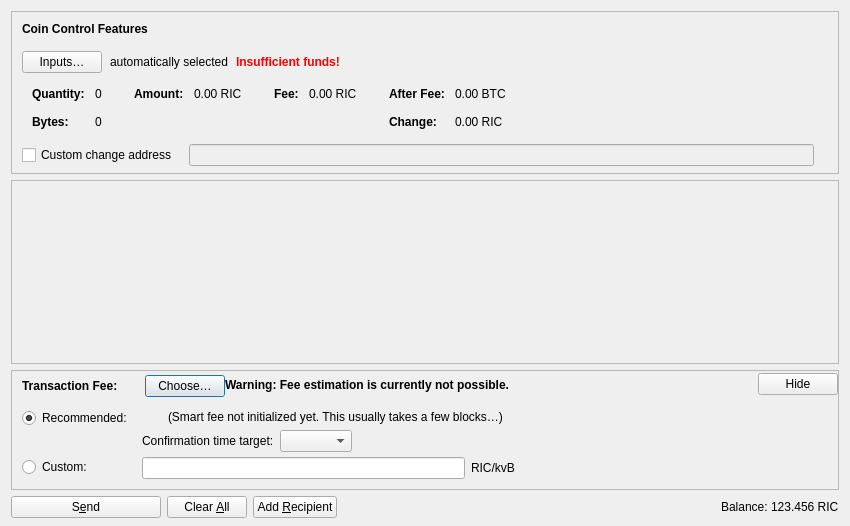
<?xml version="1.0" encoding="UTF-8"?>
<ui version="4.0">
 <class>SendCoinsDialog</class>
 <widget class="QDialog" name="SendCoinsDialog">
  <property name="geometry">
   <rect>
    <x>0</x>
    <y>0</y>
    <width>850</width>
    <height>526</height>
   </rect>
  </property>
  <property name="windowTitle">
   <string>Send Coins</string>
  </property>
  <layout class="QVBoxLayout" name="verticalLayout" stretch="0,1,0,0">
   <property name="bottomMargin">
    <number>8</number>
   </property>
   <item>
    <widget class="QFrame" name="frameCoinControl">
     <property name="sizePolicy">
      <sizepolicy hsizetype="Expanding" vsizetype="Expanding">
       <horstretch>0</horstretch>
       <verstretch>0</verstretch>
      </sizepolicy>
     </property>
     <property name="maximumSize">
      <size>
       <width>16777215</width>
       <height>16777215</height>
      </size>
     </property>
     <property name="frameShape">
      <enum>QFrame::StyledPanel</enum>
     </property>
     <property name="frameShadow">
      <enum>QFrame::Sunken</enum>
     </property>
     <layout class="QVBoxLayout" name="verticalLayoutCoinControl2">
      <property name="spacing">
       <number>0</number>
      </property>
      <property name="leftMargin">
       <number>0</number>
      </property>
      <property name="topMargin">
       <number>0</number>
      </property>
      <property name="rightMargin">
       <number>0</number>
      </property>
      <property name="bottomMargin">
       <number>6</number>
      </property>
      <item>
       <layout class="QVBoxLayout" name="verticalLayoutCoinControl" stretch="0,0,0,0,1">
        <property name="spacing">
         <number>0</number>
        </property>
        <property name="leftMargin">
         <number>10</number>
        </property>
        <property name="topMargin">
         <number>10</number>
        </property>
        <item>
         <layout class="QHBoxLayout" name="horizontalLayoutCoinControl1">
          <property name="bottomMargin">
           <number>15</number>
          </property>
          <item>
           <widget class="QLabel" name="labelCoinControlFeatures">
            <property name="sizePolicy">
             <sizepolicy hsizetype="Preferred" vsizetype="Maximum">
              <horstretch>0</horstretch>
              <verstretch>0</verstretch>
             </sizepolicy>
            </property>
            <property name="font">
             <font>
              <weight>75</weight>
              <bold>true</bold>
             </font>
            </property>
            <property name="styleSheet">
             <string notr="true">font-weight:bold;</string>
            </property>
            <property name="text">
             <string>Coin Control Features</string>
            </property>
           </widget>
          </item>
         </layout>
        </item>
        <item>
         <layout class="QHBoxLayout" name="horizontalLayoutCoinControl2" stretch="0,0,0,0">
          <property name="spacing">
           <number>8</number>
          </property>
          <property name="bottomMargin">
           <number>10</number>
          </property>
          <item>
           <widget class="QPushButton" name="pushButtonCoinControl">
            <property name="styleSheet">
             <string notr="true"/>
            </property>
            <property name="text">
             <string>Inputs…</string>
            </property>
            <property name="autoDefault">
             <bool>false</bool>
            </property>
           </widget>
          </item>
          <item>
           <widget class="QLabel" name="labelCoinControlAutomaticallySelected">
            <property name="text">
             <string>automatically selected</string>
            </property>
            <property name="margin">
             <number>5</number>
            </property>
           </widget>
          </item>
          <item>
           <widget class="QLabel" name="labelCoinControlInsuffFunds">
            <property name="font">
             <font>
              <weight>75</weight>
              <bold>true</bold>
             </font>
            </property>
            <property name="styleSheet">
             <string notr="true">color:red;font-weight:bold;</string>
            </property>
            <property name="text">
             <string>Insufficient funds!</string>
            </property>
            <property name="margin">
             <number>5</number>
            </property>
           </widget>
          </item>
          <item>
           <spacer name="horizontalSpacerCoinControl">
            <property name="orientation">
             <enum>Qt::Horizontal</enum>
            </property>
            <property name="sizeHint" stdset="0">
             <size>
              <width>40</width>
              <height>1</height>
             </size>
            </property>
           </spacer>
          </item>
         </layout>
        </item>
        <item>
         <widget class="QWidget" name="widgetCoinControl" native="true">
          <property name="sizePolicy">
           <sizepolicy hsizetype="Preferred" vsizetype="Preferred">
            <horstretch>0</horstretch>
            <verstretch>0</verstretch>
           </sizepolicy>
          </property>
          <property name="minimumSize">
           <size>
            <width>0</width>
            <height>0</height>
           </size>
          </property>
          <property name="styleSheet">
           <string notr="true"/>
          </property>
          <layout class="QHBoxLayout" name="horizontalLayoutCoinControl5">
           <property name="leftMargin">
            <number>0</number>
           </property>
           <property name="topMargin">
            <number>0</number>
           </property>
           <property name="rightMargin">
            <number>0</number>
           </property>
           <property name="bottomMargin">
            <number>0</number>
           </property>
           <item>
            <layout class="QHBoxLayout" name="horizontalLayoutCoinControl3" stretch="0,0,0,1">
             <property name="spacing">
              <number>20</number>
             </property>
             <property name="topMargin">
              <number>0</number>
             </property>
             <property name="bottomMargin">
              <number>10</number>
             </property>
             <item>
              <layout class="QFormLayout" name="formLayoutCoinControl1">
               <property name="labelAlignment">
                <set>Qt::AlignLeft|Qt::AlignVCenter</set>
               </property>
               <property name="horizontalSpacing">
                <number>10</number>
               </property>
               <property name="verticalSpacing">
                <number>14</number>
               </property>
               <property name="leftMargin">
                <number>10</number>
               </property>
               <property name="topMargin">
                <number>4</number>
               </property>
               <property name="rightMargin">
                <number>6</number>
               </property>
               <item row="0" column="0">
                <widget class="QLabel" name="labelCoinControlQuantityText">
                 <property name="font">
                  <font>
                   <weight>75</weight>
                   <bold>true</bold>
                  </font>
                 </property>
                 <property name="text">
                  <string>Quantity:</string>
                 </property>
                 <property name="margin">
                  <number>0</number>
                 </property>
                </widget>
               </item>
               <item row="0" column="1">
                <widget class="QLabel" name="labelCoinControlQuantity">
                 <property name="cursor">
                  <cursorShape>IBeamCursor</cursorShape>
                 </property>
                 <property name="contextMenuPolicy">
                  <enum>Qt::ActionsContextMenu</enum>
                 </property>
                 <property name="text">
                  <string notr="true">0</string>
                 </property>
                 <property name="margin">
                  <number>0</number>
                 </property>
                 <property name="textInteractionFlags">
                  <set>Qt::LinksAccessibleByMouse|Qt::TextSelectableByKeyboard|Qt::TextSelectableByMouse</set>
                 </property>
                </widget>
               </item>
               <item row="1" column="0">
                <widget class="QLabel" name="labelCoinControlBytesText">
                 <property name="font">
                  <font>
                   <weight>75</weight>
                   <bold>true</bold>
                  </font>
                 </property>
                 <property name="text">
                  <string>Bytes:</string>
                 </property>
                </widget>
               </item>
               <item row="1" column="1">
                <widget class="QLabel" name="labelCoinControlBytes">
                 <property name="cursor">
                  <cursorShape>IBeamCursor</cursorShape>
                 </property>
                 <property name="contextMenuPolicy">
                  <enum>Qt::ActionsContextMenu</enum>
                 </property>
                 <property name="text">
                  <string notr="true">0</string>
                 </property>
                 <property name="textInteractionFlags">
                  <set>Qt::LinksAccessibleByMouse|Qt::TextSelectableByKeyboard|Qt::TextSelectableByMouse</set>
                 </property>
                </widget>
               </item>
              </layout>
             </item>
             <item>
              <layout class="QFormLayout" name="formLayoutCoinControl2">
               <property name="horizontalSpacing">
                <number>10</number>
               </property>
               <property name="verticalSpacing">
                <number>14</number>
               </property>
               <property name="leftMargin">
                <number>6</number>
               </property>
               <property name="topMargin">
                <number>4</number>
               </property>
               <property name="rightMargin">
                <number>6</number>
               </property>
               <item row="0" column="0">
                <widget class="QLabel" name="labelCoinControlAmountText">
                 <property name="font">
                  <font>
                   <weight>75</weight>
                   <bold>true</bold>
                  </font>
                 </property>
                 <property name="text">
                  <string>Amount:</string>
                 </property>
                 <property name="margin">
                  <number>0</number>
                 </property>
                </widget>
               </item>
               <item row="0" column="1">
                <widget class="QLabel" name="labelCoinControlAmount">
                 <property name="cursor">
                  <cursorShape>IBeamCursor</cursorShape>
                 </property>
                 <property name="contextMenuPolicy">
                  <enum>Qt::ActionsContextMenu</enum>
                 </property>
                 <property name="text">
                  <string notr="true">0.00 RIC</string>
                 </property>
                 <property name="textInteractionFlags">
                  <set>Qt::LinksAccessibleByMouse|Qt::TextSelectableByKeyboard|Qt::TextSelectableByMouse</set>
                 </property>
                </widget>
               </item>
              </layout>
             </item>
             <item>
              <layout class="QFormLayout" name="formLayoutCoinControl3">
               <property name="horizontalSpacing">
                <number>10</number>
               </property>
               <property name="verticalSpacing">
                <number>14</number>
               </property>
               <property name="leftMargin">
                <number>6</number>
               </property>
               <property name="topMargin">
                <number>4</number>
               </property>
               <property name="rightMargin">
                <number>6</number>
               </property>
               <item row="0" column="0">
                <widget class="QLabel" name="labelCoinControlFeeText">
                 <property name="font">
                  <font>
                   <weight>75</weight>
                   <bold>true</bold>
                  </font>
                 </property>
                 <property name="text">
                  <string>Fee:</string>
                 </property>
                 <property name="margin">
                  <number>0</number>
                 </property>
                </widget>
               </item>
               <item row="0" column="1">
                <widget class="QLabel" name="labelCoinControlFee">
                 <property name="cursor">
                  <cursorShape>IBeamCursor</cursorShape>
                 </property>
                 <property name="contextMenuPolicy">
                  <enum>Qt::ActionsContextMenu</enum>
                 </property>
                 <property name="text">
                  <string notr="true">0.00 RIC</string>
                 </property>
                 <property name="textInteractionFlags">
                  <set>Qt::LinksAccessibleByMouse|Qt::TextSelectableByKeyboard|Qt::TextSelectableByMouse</set>
                 </property>
                </widget>
               </item>
              </layout>
             </item>
             <item>
              <layout class="QFormLayout" name="formLayoutCoinControl4">
               <property name="labelAlignment">
                <set>Qt::AlignLeft|Qt::AlignVCenter</set>
               </property>
               <property name="horizontalSpacing">
                <number>10</number>
               </property>
               <property name="verticalSpacing">
                <number>14</number>
               </property>
               <property name="leftMargin">
                <number>6</number>
               </property>
               <property name="topMargin">
                <number>4</number>
               </property>
               <property name="rightMargin">
                <number>6</number>
               </property>
               <item row="0" column="0">
                <widget class="QLabel" name="labelCoinControlAfterFeeText">
                 <property name="font">
                  <font>
                   <weight>75</weight>
                   <bold>true</bold>
                  </font>
                 </property>
                 <property name="text">
                  <string>After Fee:</string>
                 </property>
                 <property name="margin">
                  <number>0</number>
                 </property>
                </widget>
               </item>
               <item row="0" column="1">
                <widget class="QLabel" name="labelCoinControlAfterFee">
                 <property name="cursor">
                  <cursorShape>IBeamCursor</cursorShape>
                 </property>
                 <property name="contextMenuPolicy">
                  <enum>Qt::ActionsContextMenu</enum>
                 </property>
                 <property name="text">
                  <string notr="true">0.00 BTC</string>
                 </property>
                 <property name="textInteractionFlags">
                  <set>Qt::LinksAccessibleByMouse|Qt::TextSelectableByKeyboard|Qt::TextSelectableByMouse</set>
                 </property>
                </widget>
               </item>
               <item row="1" column="0">
                <widget class="QLabel" name="labelCoinControlChangeText">
                 <property name="font">
                  <font>
                   <weight>75</weight>
                   <bold>true</bold>
                  </font>
                 </property>
                 <property name="text">
                  <string>Change:</string>
                 </property>
                </widget>
               </item>
               <item row="1" column="1">
                <widget class="QLabel" name="labelCoinControlChange">
                 <property name="cursor">
                  <cursorShape>IBeamCursor</cursorShape>
                 </property>
                 <property name="contextMenuPolicy">
                  <enum>Qt::ActionsContextMenu</enum>
                 </property>
                 <property name="text">
                  <string notr="true">0.00 RIC</string>
                 </property>
                 <property name="textInteractionFlags">
                  <set>Qt::LinksAccessibleByMouse|Qt::TextSelectableByKeyboard|Qt::TextSelectableByMouse</set>
                 </property>
                </widget>
               </item>
              </layout>
             </item>
            </layout>
           </item>
          </layout>
         </widget>
        </item>
        <item>
         <layout class="QHBoxLayout" name="horizontalLayoutCoinControl4" stretch="0,0,0">
          <property name="spacing">
           <number>12</number>
          </property>
          <property name="sizeConstraint">
           <enum>QLayout::SetDefaultConstraint</enum>
          </property>
          <property name="topMargin">
           <number>5</number>
          </property>
          <property name="rightMargin">
           <number>5</number>
          </property>
          <item>
           <widget class="QCheckBox" name="checkBoxCoinControlChange">
            <property name="toolTip">
             <string>If this is activated, but the change address is empty or invalid, change will be sent to a newly generated address.</string>
            </property>
            <property name="text">
             <string>Custom change address</string>
            </property>
           </widget>
          </item>
          <item>
           <widget class="QValidatedLineEdit" name="lineEditCoinControlChange">
            <property name="enabled">
             <bool>false</bool>
            </property>
            <property name="sizePolicy">
             <sizepolicy hsizetype="Expanding" vsizetype="Fixed">
              <horstretch>0</horstretch>
              <verstretch>0</verstretch>
             </sizepolicy>
            </property>
           </widget>
          </item>
          <item>
           <widget class="QLabel" name="labelCoinControlChangeLabel">
            <property name="sizePolicy">
             <sizepolicy hsizetype="Preferred" vsizetype="Expanding">
              <horstretch>0</horstretch>
              <verstretch>0</verstretch>
             </sizepolicy>
            </property>
            <property name="minimumSize">
             <size>
              <width>0</width>
              <height>0</height>
             </size>
            </property>
            <property name="text">
             <string/>
            </property>
            <property name="margin">
             <number>3</number>
            </property>
           </widget>
          </item>
         </layout>
        </item>
        <item>
         <spacer name="verticalSpacerCoinControl">
          <property name="orientation">
           <enum>Qt::Vertical</enum>
          </property>
          <property name="sizeHint" stdset="0">
           <size>
            <width>800</width>
            <height>1</height>
           </size>
          </property>
         </spacer>
        </item>
       </layout>
      </item>
     </layout>
    </widget>
   </item>
   <item>
    <widget class="QScrollArea" name="scrollArea">
     <property name="widgetResizable">
      <bool>true</bool>
     </property>
     <widget class="QWidget" name="scrollAreaWidgetContents">
      <property name="geometry">
       <rect>
        <x>0</x>
        <y>0</y>
        <width>830</width>
        <height>104</height>
       </rect>
      </property>
      <layout class="QVBoxLayout" name="verticalLayout_2" stretch="0,1">
       <property name="leftMargin">
        <number>0</number>
       </property>
       <property name="topMargin">
        <number>0</number>
       </property>
       <property name="rightMargin">
        <number>0</number>
       </property>
       <property name="bottomMargin">
        <number>0</number>
       </property>
       <item>
        <layout class="QVBoxLayout" name="entries">
         <property name="spacing">
          <number>6</number>
         </property>
        </layout>
       </item>
       <item>
        <spacer name="verticalSpacer">
         <property name="orientation">
          <enum>Qt::Vertical</enum>
         </property>
         <property name="sizeHint" stdset="0">
          <size>
           <width>20</width>
           <height>40</height>
          </size>
         </property>
        </spacer>
       </item>
      </layout>
     </widget>
    </widget>
   </item>
   <item>
    <widget class="QFrame" name="frameFee">
     <property name="sizePolicy">
      <sizepolicy hsizetype="Expanding" vsizetype="Expanding">
       <horstretch>0</horstretch>
       <verstretch>0</verstretch>
      </sizepolicy>
     </property>
     <property name="maximumSize">
      <size>
       <width>16777215</width>
       <height>16777215</height>
      </size>
     </property>
     <property name="frameShape">
      <enum>QFrame::StyledPanel</enum>
     </property>
     <property name="frameShadow">
      <enum>QFrame::Sunken</enum>
     </property>
     <layout class="QVBoxLayout" name="verticalLayoutFee1">
      <property name="spacing">
       <number>0</number>
      </property>
      <property name="leftMargin">
       <number>0</number>
      </property>
      <property name="topMargin">
       <number>0</number>
      </property>
      <property name="rightMargin">
       <number>0</number>
      </property>
      <property name="bottomMargin">
       <number>0</number>
      </property>
      <item>
       <layout class="QVBoxLayout" name="verticalLayoutFee2" stretch="0,0,0">
        <property name="spacing">
         <number>0</number>
        </property>
        <property name="leftMargin">
         <number>10</number>
        </property>
        <property name="topMargin">
         <number>0</number>
        </property>
        <item>
         <layout class="QHBoxLayout" name="horizontalLayoutFee1">
          <property name="bottomMargin">
           <number>0</number>
          </property>
          <item>
           <layout class="QVBoxLayout" name="verticalLayoutFee7">
            <property name="spacing">
             <number>0</number>
            </property>
            <item>
             <spacer name="verticalSpacerSmartFee">
              <property name="orientation">
               <enum>Qt::Vertical</enum>
              </property>
              <property name="sizeType">
               <enum>QSizePolicy::Fixed</enum>
              </property>
              <property name="sizeHint" stdset="0">
               <size>
                <width>1</width>
                <height>4</height>
               </size>
              </property>
             </spacer>
            </item>
            <item>
             <layout class="QHBoxLayout" name="horizontalLayoutSmartFee">
              <property name="spacing">
               <number>10</number>
              </property>
              <item>
               <widget class="QLabel" name="labelFeeHeadline">
                <property name="sizePolicy">
                 <sizepolicy hsizetype="Preferred" vsizetype="Maximum">
                  <horstretch>0</horstretch>
                  <verstretch>0</verstretch>
                 </sizepolicy>
                </property>
                <property name="font">
                 <font>
                  <weight>75</weight>
                  <bold>true</bold>
                 </font>
                </property>
                <property name="styleSheet">
                 <string notr="true">font-weight:bold;</string>
                </property>
                <property name="text">
                 <string>Transaction Fee:</string>
                </property>
               </widget>
              </item>
              <item>
               <widget class="QLabel" name="labelFeeMinimized">
                <property name="text">
                 <string/>
                </property>
               </widget>
              </item>
              <item>
               <widget class="QPushButton" name="buttonChooseFee">
                <property name="text">
                 <string>Choose…</string>
                </property>
               </widget>
              </item>
             </layout>
            </item>
            <item>
             <spacer name="verticalSpacer_5">
              <property name="orientation">
               <enum>Qt::Vertical</enum>
              </property>
              <property name="sizeHint" stdset="0">
               <size>
                <width>1</width>
                <height>1</height>
               </size>
              </property>
             </spacer>
            </item>
           </layout>
          </item>
          <item>
           <widget class="QLabel" name="fallbackFeeWarningLabel">
            <property name="toolTip">
             <string>Using the fallbackfee can result in sending a transaction that will take several hours or days (or never) to confirm. Consider choosing your fee manually or wait until you have validated the complete chain.</string>
            </property>
            <property name="font">
            <font>
                <weight>75</weight>
                <bold>true</bold>
            </font>
            </property>
            <property name="text">
             <string>Warning: Fee estimation is currently not possible.</string>
            </property>
            <property name="wordWrap">
             <bool>false</bool>
            </property>
           </widget>
          </item>
          <item>
           <spacer name="horizontalSpacer_4">
            <property name="orientation">
             <enum>Qt::Horizontal</enum>
            </property>
            <property name="sizeType">
             <enum>QSizePolicy::MinimumExpanding</enum>
            </property>
            <property name="sizeHint" stdset="0">
             <size>
              <width>40</width>
              <height>20</height>
             </size>
            </property>
           </spacer>
          </item>
          <item>
           <widget class="QPushButton" name="buttonMinimizeFee">
            <property name="toolTip">
             <string>Hide transaction fee settings</string>
            </property>
            <property name="text">
             <string>Hide</string>
            </property>
           </widget>
          </item>
         </layout>
        </item>
        <item>
         <widget class="QFrame" name="frameFeeSelection">
          <layout class="QVBoxLayout" name="verticalLayoutFee12">
           <property name="spacing">
            <number>0</number>
           </property>
           <property name="leftMargin">
            <number>0</number>
           </property>
           <property name="topMargin">
            <number>0</number>
           </property>
           <property name="rightMargin">
            <number>0</number>
           </property>
           <property name="bottomMargin">
            <number>0</number>
           </property>
           <item>
            <layout class="QGridLayout" name="gridLayoutFee">
             <property name="topMargin">
              <number>10</number>
             </property>
             <property name="bottomMargin">
              <number>4</number>
             </property>
             <property name="horizontalSpacing">
              <number>10</number>
             </property>
             <property name="verticalSpacing">
              <number>4</number>
             </property>
             <item row="1" column="1">
              <layout class="QVBoxLayout" name="verticalLayoutFee8">
               <property name="spacing">
                <number>6</number>
               </property>
               <item>
                <layout class="QHBoxLayout" name="horizontalLayoutFee13">
                 <item>
                  <widget class="RiecoinAmountField" name="customFee"/>
                 </item>
                 <item>
                  <widget class="QLabel" name="labelCustomPerKilobyte">
                   <property name="toolTip">
                    <string>Specify a custom fee per kB (1,000 bytes) of the transaction's virtual size.

Note:  Since the fee is calculated on a per-byte basis, a fee rate of "100 riemanns per kvB" for a transaction size of 500 virtual bytes (half of 1 kvB) would ultimately yield a fee of only 50 riemanns.</string>
                   </property>
                   <property name="text">
                    <string>RIC/kvB</string>
                   </property>
                  </widget>
                 </item>
                 <item>
                  <spacer name="horizontalSpacer_6">
                   <property name="orientation">
                    <enum>Qt::Horizontal</enum>
                   </property>
                   <property name="sizeHint" stdset="0">
                    <size>
                     <width>1</width>
                     <height>1</height>
                    </size>
                   </property>
                  </spacer>
                 </item>
                </layout>
               </item>
               <item>
                <layout class="QHBoxLayout" name="horizontalLayoutFee8">
                 <item>
                  <spacer name="horizontalSpacer_2">
                   <property name="orientation">
                    <enum>Qt::Horizontal</enum>
                   </property>
                   <property name="sizeHint" stdset="0">
                    <size>
                     <width>1</width>
                     <height>1</height>
                    </size>
                   </property>
                  </spacer>
                 </item>
                </layout>
               </item>
              </layout>
             </item>
             <item row="0" column="0">
              <layout class="QVBoxLayout" name="verticalLayoutFee4" stretch="0,1">
               <item>
                <widget class="QRadioButton" name="radioSmartFee">
                 <property name="text">
                  <string>Recommended:</string>
                 </property>
                 <property name="checked">
                  <bool>true</bool>
                 </property>
                 <attribute name="buttonGroup">
                  <string notr="true">groupFee</string>
                 </attribute>
                </widget>
               </item>
               <item>
                <spacer name="verticalSpacer_2">
                 <property name="orientation">
                  <enum>Qt::Vertical</enum>
                 </property>
                 <property name="sizeHint" stdset="0">
                  <size>
                   <width>1</width>
                   <height>1</height>
                  </size>
                 </property>
                </spacer>
               </item>
              </layout>
             </item>
             <item row="1" column="0">
              <layout class="QVBoxLayout" name="verticalLayoutFee9" stretch="0,1">
               <item>
                <widget class="QRadioButton" name="radioCustomFee">
                 <property name="text">
                  <string>Custom:</string>
                 </property>
                 <attribute name="buttonGroup">
                  <string notr="true">groupFee</string>
                 </attribute>
                </widget>
               </item>
               <item>
                <spacer name="verticalSpacer_6">
                 <property name="orientation">
                  <enum>Qt::Vertical</enum>
                 </property>
                 <property name="sizeHint" stdset="0">
                  <size>
                   <width>1</width>
                   <height>1</height>
                  </size>
                 </property>
                </spacer>
               </item>
              </layout>
             </item>
             <item row="0" column="1">
              <layout class="QVBoxLayout" name="verticalLayoutFee3" stretch="0,0,1">
               <property name="spacing">
                <number>6</number>
               </property>
               <property name="topMargin">
                <number>2</number>
               </property>
               <item>
                <layout class="QHBoxLayout" name="horizontalLayoutFee12">
                 <item>
                  <widget class="QLabel" name="labelSmartFee">
                   <property name="text">
                    <string/>
                   </property>
                  </widget>
                 </item>
                 <item>
                  <widget class="QLabel" name="labelFeeEstimation">
                   <property name="text">
                    <string/>
                   </property>
                  </widget>
                 </item>
                 <item>
                  <widget class="QLabel" name="labelSmartFee2">
                   <property name="text">
                    <string>(Smart fee not initialized yet. This usually takes a few blocks…)</string>
                   </property>
                  </widget>
                 </item>
                 <item>
                  <spacer name="horizontalSpacer_5">
                   <property name="orientation">
                    <enum>Qt::Horizontal</enum>
                   </property>
                   <property name="sizeHint" stdset="0">
                    <size>
                     <width>1</width>
                     <height>1</height>
                    </size>
                   </property>
                  </spacer>
                 </item>
                </layout>
               </item>
               <item>
                <layout class="QHBoxLayout" name="horizontalLayoutFee9">
                 <item>
                  <layout class="QVBoxLayout" name="verticalLayoutFee6">
                   <item>
                    <widget class="QLabel" name="labelSmartFee3">
                     <property name="text">
                      <string>Confirmation time target:</string>
                     </property>
                    </widget>
                   </item>
                  </layout>
                 </item>
                 <item>
                  <layout class="QVBoxLayout" name="verticalLayoutFee5">
                   <property name="rightMargin">
                    <number>30</number>
                   </property>
                   <item>
                    <layout class="QHBoxLayout" name="horizontalLayoutConfTarget">
                     <property name="bottomMargin">
                      <number>0</number>
                     </property>
                     <item>
                      <widget class="QComboBox" name="confTargetSelector"/>
                     </item>
                     <item>
                      <spacer name="horizontalSpacerConfTarget">
                       <property name="orientation">
                        <enum>Qt::Horizontal</enum>
                       </property>
                       <property name="sizeHint" stdset="0">
                        <size>
                         <width>40</width>
                         <height>20</height>
                        </size>
                       </property>
                      </spacer>
                     </item>
                    </layout>
                   </item>
                  </layout>
                 </item>
                </layout>
               </item>
               <item>
                <spacer name="verticalSpacer_4">
                 <property name="orientation">
                  <enum>Qt::Vertical</enum>
                 </property>
                 <property name="sizeHint" stdset="0">
                  <size>
                   <width>1</width>
                   <height>1</height>
                  </size>
                 </property>
                </spacer>
               </item>
              </layout>
             </item>
            </layout>
           </item>
          </layout>
         </widget>
        </item>
        <item>
         <spacer name="verticalSpacerFee">
          <property name="orientation">
           <enum>Qt::Vertical</enum>
          </property>
          <property name="sizeHint" stdset="0">
           <size>
            <width>40</width>
            <height>5</height>
           </size>
          </property>
         </spacer>
        </item>
       </layout>
      </item>
     </layout>
    </widget>
   </item>
   <item>
    <layout class="QHBoxLayout" name="horizontalLayout">
     <item>
      <widget class="QPushButton" name="sendButton">
       <property name="minimumSize">
        <size>
         <width>150</width>
         <height>0</height>
        </size>
       </property>
       <property name="toolTip">
        <string>Confirm the send action</string>
       </property>
       <property name="text">
        <string>S&amp;end</string>
       </property>
       <property name="icon">
        <iconset resource="../riecoin.qrc">
         <normaloff>:/icons/send</normaloff>:/icons/send</iconset>
       </property>
       <property name="autoDefault">
        <bool>false</bool>
       </property>
       <property name="default">
        <bool>false</bool>
       </property>
      </widget>
     </item>
     <item>
      <widget class="QPushButton" name="clearButton">
       <property name="sizePolicy">
        <sizepolicy hsizetype="Minimum" vsizetype="Fixed">
         <horstretch>0</horstretch>
         <verstretch>0</verstretch>
        </sizepolicy>
       </property>
       <property name="toolTip">
        <string>Clear all fields of the form.</string>
       </property>
       <property name="text">
        <string>Clear &amp;All</string>
       </property>
       <property name="icon">
        <iconset resource="../riecoin.qrc">
         <normaloff>:/icons/remove</normaloff>:/icons/remove</iconset>
       </property>
       <property name="autoDefault">
        <bool>false</bool>
       </property>
      </widget>
     </item>
     <item>
      <widget class="QPushButton" name="addButton">
       <property name="toolTip">
        <string>Send to multiple recipients at once</string>
       </property>
       <property name="text">
        <string>Add &amp;Recipient</string>
       </property>
       <property name="icon">
        <iconset resource="../riecoin.qrc">
         <normaloff>:/icons/add</normaloff>:/icons/add</iconset>
       </property>
       <property name="autoDefault">
        <bool>false</bool>
       </property>
      </widget>
     </item>
     <item>
      <spacer name="horizontalSpacer">
       <property name="orientation">
        <enum>Qt::Horizontal</enum>
       </property>
       <property name="sizeHint" stdset="0">
        <size>
         <width>40</width>
         <height>20</height>
        </size>
       </property>
      </spacer>
     </item>
     <item>
      <layout class="QHBoxLayout" name="horizontalLayout_2">
       <property name="spacing">
        <number>3</number>
       </property>
       <item>
        <widget class="QLabel" name="labelBalanceName">
         <property name="sizePolicy">
          <sizepolicy hsizetype="Preferred" vsizetype="Fixed">
           <horstretch>0</horstretch>
           <verstretch>0</verstretch>
          </sizepolicy>
         </property>
         <property name="text">
          <string>Balance:</string>
         </property>
        </widget>
       </item>
       <item>
        <widget class="QLabel" name="labelBalance">
         <property name="sizePolicy">
          <sizepolicy hsizetype="Preferred" vsizetype="Fixed">
           <horstretch>0</horstretch>
           <verstretch>0</verstretch>
          </sizepolicy>
         </property>
         <property name="cursor">
          <cursorShape>IBeamCursor</cursorShape>
         </property>
         <property name="text">
          <string notr="true">123.456 RIC</string>
         </property>
         <property name="textInteractionFlags">
          <set>Qt::LinksAccessibleByMouse|Qt::TextSelectableByKeyboard|Qt::TextSelectableByMouse</set>
         </property>
        </widget>
       </item>
      </layout>
     </item>
    </layout>
   </item>
  </layout>
 </widget>
 <customwidgets>
  <customwidget>
   <class>QValidatedLineEdit</class>
   <extends>QLineEdit</extends>
   <header>qt/qvalidatedlineedit.h</header>
  </customwidget>
  <customwidget>
   <class>RiecoinAmountField</class>
   <extends>QLineEdit</extends>
   <header>qt/riecoinamountfield.h</header>
   <container>1</container>
  </customwidget>
 </customwidgets>
 <resources>
  <include location="../riecoin.qrc"/>
 </resources>
 <connections/>
 <buttongroups>
  <buttongroup name="groupFee"/>
 </buttongroups>
</ui>
